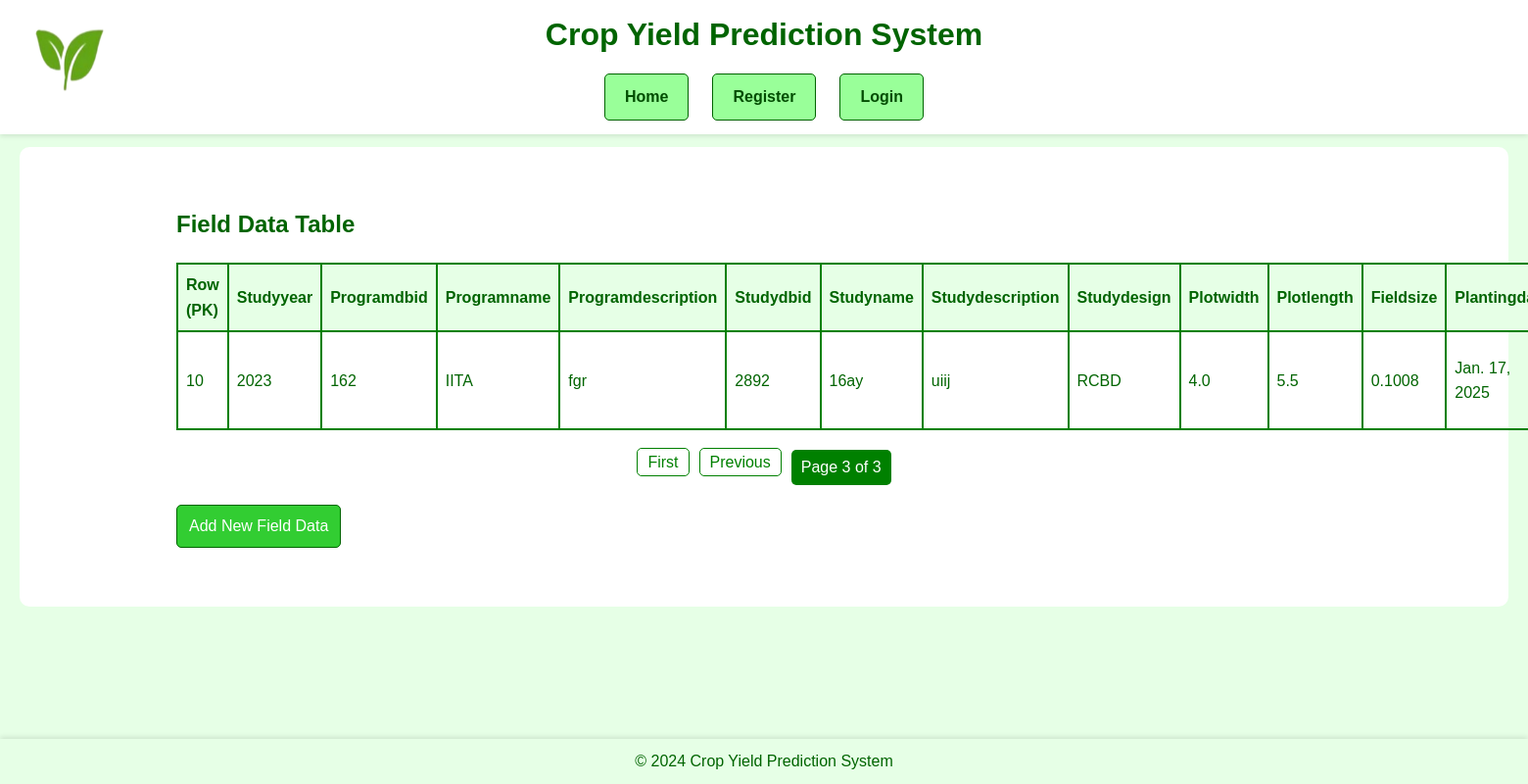
The page /table?page=3 (signed in) on the database its author committed.
### django_nlp_integration/nlp_app/models.py (models this page shows, shortened)
class FieldData(models.Model):
    studyYear = models.IntegerField(default=0)
    programDbId = models.CharField(max_length=255, default='')
    programName = models.CharField(max_length=255, default='')
    programDescription = models.TextField(default='')
    studyDbId = models.CharField(max_length=255, default='')
    studyName = models.CharField(max_length=255, default='')
    studyDescription = models.TextField(default='')
    studyDesign = models.CharField(max_length=255, default='')
    plotWidth = models.FloatField(default=0.0)
    plotLength = models.FloatField(default=0.0)
    fieldSize = models.FloatField(default=0.0)
    plantingDate = models.DateField(default=date(2024, 1, 1))
    harvestDate = models.DateField(default=date(2024, 1, 1))
    locationDbId = models.CharField(max_length=255, default='')
    locationName = models.CharField(max_length=255, default='')
    germplasmDbId = models.CharField(max_length=255, default='')
    germplasmName = models.CharField(max_length=255, default='')
    germplasmSynonyms = models.CharField(max_length=255, blank=True, null=True, default='')
    observationLevel = models.CharField(max_length=255, default='')
    observationUnitDbId = models.CharField(max_length=255, default='')
    observationUnitName = models.CharField(max_length=255, default='')
    replicate = models.IntegerField(default=0)
    blockNumber = models.IntegerField(default=0)
    plotNumber = models.IntegerField(default=0)
    entryType = models.CharField(max_length=255, default='Unknown')
    boiled_storage_root_color = models.CharField(max_length=255, default='Unknown')
    cassava_anthractnose_disease_incidence_6_month = models.FloatField(default=0.0)
    cassava_anthractnose_disease_incidence_9_month = models.FloatField(default=0.0)
    cassava_anthractnose_disease_severity_6_month = models.FloatField(default=0.0)
    cassava_anthractnose_disease_severity_9_month = models.FloatField(default=0.0)
    cassava_bacterial_blight_incidence_3_month = models.FloatField(default=0.0)
    cassava_bacterial_blight_incidence_6_month = models.FloatField(default=0.0)
    cassava_bacterial_blight_severity_3_month = models.FloatField(default=0.0)
    cassava_bacterial_blight_severity_6_month = models.FloatField(default=0.0)
    cassava_green_mite_severity_first_evaluation = models.FloatField(default=0.0)
    cassava_green_mite_severity_second_evaluation = models.FloatField(default=0.0)
    cassava_mosaic_disease_incidence_1_month = models.FloatField(default=0.0)
    cassava_mosaic_disease_incidence_3_month = models.FloatField(default=0.0)
    cassava_mosaic_disease_incidence_6_month = models.FloatField(default=0.0)
    cassava_mosaic_disease_severity_1_month = models.FloatField(default=0.0)
    cassava_mosaic_disease_severity_3_month = models.FloatField(default=0.0)
    cassava_mosaic_disease_severity_6_month = models.FloatField(default=0.0)
    dry_matter_content_specific_gravity_method = models.FloatField(default=0.0)
    dry_matter_content_percentage = models.FloatField(default=0.0)
    ease_of_peeling_root_cortex_visual_rating = models.IntegerField(default=0)
    first_apical_branch_height_cm = models.FloatField(default=0.0)
    fresh_shoot_weight_kg_per_plot = models.FloatField(default=0.0)
    fresh_storage_root_weight_per_plot = models.FloatField(default=0.0)
    harvest_index_variable = models.FloatField(default=0.0)
    initial_vigor_assessment = models.IntegerField(default=0)
    number_of_planted_stakes_per_plot = models.IntegerField(default=0)
    plant_architecture_visual_rating = models.IntegerField(default=0)
    plant_stands_harvested_counting = models.IntegerField(default=0)
    poundability_assessment = models.IntegerField(default=0)
    proportion_lodged_plants_percentage = models.FloatField(default=0.0)
    root_neck_length_visual_rating = models.IntegerField(default=0)
    root_number_counting = models.IntegerField(default=0)
    rotted_storage_root_counting = models.IntegerField(default=0)
    specific_gravity = models.FloatField(default=0.0)
    sprout_count_nine_month = models.IntegerField(default=0)
    sprout_count_one_month = models.IntegerField(default=0)
    sprout_count_six_month = models.IntegerField(default=0)
    sprout_count_three_month = models.IntegerField(default=0)
    sprouting_proportion = models.FloatField(default=0.0)
    storage_root_cortex_color_visual_rating = models.IntegerField(default=0)
    storage_root_periderm_color_visual_rating = models.IntegerField(default=0)
    storage_root_pulp_color_visual_rating = models.IntegerField(default=0)
    storage_root_shape_visual_rating = models.IntegerField(default=0)
    storage_root_size_visual_rating = models.IntegerField(default=0)
    taste_of_boiled_root_rating = models.IntegerField(default=0)
    top_yield = models.FloatField(default=0.0)
    total_carotenoid_chart_1_8 = models.FloatField(default=0.0)
    total_carotenoid_iCheck_method = models.FloatField(default=0.0)

### django_nlp_integration/nlp_app/views.py (the view, shortened to what this page needs)
# urls.py: path('table', views.table, name='table'),
@login_required
def table(request):
    fielddata_list = FieldData.objects.all()
    fields = [field.name for field in FieldData._meta.fields if field.name != "id"]
    paginator = Paginator(fielddata_list, 2)  # Show 5 records per page
    page_number = request.GET.get("page")
    fielddata = paginator.get_page(page_number)
    if request.method == "POST" and "create" in request.POST:
        new_data = {field: request.POST.get(field, "") for field in fields}
        FieldData.objects.create(**new_data)
        return redirect("table")
    if request.method == "POST" and "delete" in request.POST:
        record_id = request.POST.get("id")
        FieldData.objects.filter(id=record_id).delete()
        return redirect("table")
    return render(request, "nlp_app/table.html", {"fielddata": fielddata, "fields": fields})

### django_nlp_integration/nlp_app/templatetags/custom_filters.py (called while the page is built)
@register.filter
def getattr_custom(obj, attr):
    return getattr(obj, attr, "")

### django_nlp_integration/nlp_app/templates/nlp_app/table.html (shortened to what this page needs)
{% extends 'base_generic.html' %}
{% block content %}
{% load custom_filters %}
<div class="container mt-4">
    <h2>Field Data Table</h2>
    <table class="table">
        <thead>
            <tr>
                <th>Row (PK)</th>
                {% for field in fields %}
                    <th>{{ field|title }}</th>
                {% endfor %}
            </tr>
        </thead>
        <tbody>
            {% for record in fielddata %}
            <tr>
                <td>{{ record.pk }}</td>
                {% for field in fields %}
                    <td data-pk="{{ record.pk }}" data-field="{{ field }}">
                        {{ record|getattr_custom:field }}
                    </td>
                {% endfor %}
            </tr>
            {% endfor %}
        </tbody>
    </table>
    <ul class="pagination">
        {% if fielddata.has_previous %}
            <li><a href="?page=1">First</a></li>
            <li><a href="?page={{ fielddata.previous_page_number }}">Previous</a></li>
        {% endif %}
        <li class="current">Page {{ fielddata.number }} of {{ fielddata.paginator.num_pages }}</li>
    </ul>
    <a class="btn btn-add" href="{% url 'fielddata_create' %}">Add New Field Data</a>
</div>
{% endblock %}

### static/css/global.css (style rules this page uses)
body { background-color: #f0fff0; color: #006400; font-family: 'Arial', sans-serif; margin: 0; padding: 0; line-height: 1.6; }
.container { max-width: 1200px; margin: 0 auto; padding: 20px; }
.btn { display: inline-block; padding: 8px 12px; background-color: #32cd32; color: white; text-align: center; text-decoration: none; border-radius: 5px; margin: 4px 2px; transition: background-color 0.3s ease, transform 0.2s ease; border: 1px solid #006400; }
.btn-add { display: block; width: fit-content; margin: 20px 0; }

### django_nlp_integration/nlp_app/templates/nlp_app/table.html (style rules this page uses)
table { border: 2px solid green; border-collapse: collapse; width: 100%; }
th, td { border: 2px solid green; padding: 8px; text-align: left; }
th { background-color: #e6ffe6; }
.pagination { margin-top: 20px; display: flex; justify-content: center; list-style: none; padding: 0; }
.pagination li { margin: 0 5px; }
.pagination a { text-decoration: none; padding: 5px 10px; border: 1px solid green; color: green; border-radius: 5px; }
.pagination .current { background-color: green; color: white; padding: 5px 10px; border-radius: 5px; }

### rows shown on the page
FieldData: pk "10", fields "2023" "162" "IITA" "fgr" "2892" "16ay" "uiij" "RCBD" "4.0" "5.5" "0.1008" "Jan. 17, 2025"

### other values the page prints
{{ field|title }} "Studyyear" "Programdbid" "Programname" "Programdescription" "Studydbid" "Studyname" "Studydescription" "Studydesign" "Plotwidth" "Plotlength" "Fieldsize"
{{ fielddata.number }} "3"
{{ fielddata.paginator.num_pages }} "3"
